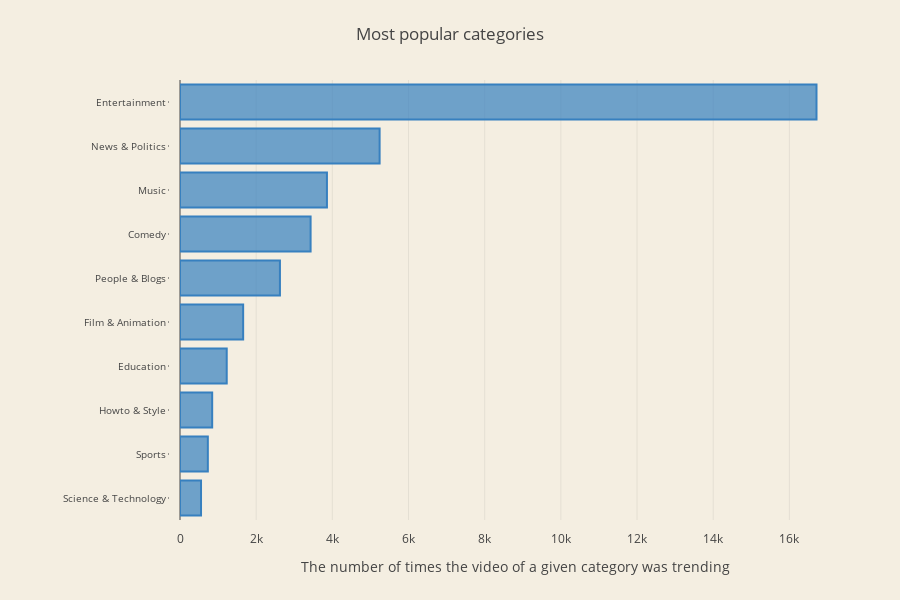

The cell this chart's notebook holds for it:
### Code cell
# This chart illustrates the most popular categories depending upon the number of times the video of given category was trending.


max_title_length_youtube_videos = 30
number_of_creators = 10

top_creators = df.groupby(['category'])['category'].agg(
    {"code_count": len}).sort_values(
    "code_count", ascending=False
).head(number_of_creators).reset_index()

trace1 = go.Bar(
    y = [(x if len(x) <= max_title_length_youtube_videosmax_title_length else x[:max_title_length_youtube_videos] + "...") for x in top_creators.category.values][::-1],
    x = top_creators['code_count'].tolist()[::-1],
    name = "Top categories",
    orientation = 'h',
    marker=dict(
        color='rgba(55, 128, 191, 0.7)',
        line=dict(
            color='rgba(55, 128, 191, 1.0)',
            width=2,
        )
    ),
)

data = [trace1]

layout = go.Layout(
    title = 'Most popular categories',
    width=900,
    height=600,
    margin=go.Margin(
        l=180,
        r=50,
        b=80,
        t=80,
        pad=10
    ),
    paper_bgcolor='rgb(244, 238, 225)',
    plot_bgcolor='rgb(244, 238, 225)',
    yaxis = dict(
        anchor = 'x',
        rangemode='tozero',
        tickfont=dict(
            size=10
        ),
        ticklen=1
    ), 
    xaxis = dict(
        title= 'The number of times the video of a given category was trending',
        anchor = 'x',
        rangemode='tozero'
    ), 
    legend=dict(x=0.6, y=0.07)
)

fig = go.Figure(data=data, layout=layout)
py.iplot(fig)

### Figure 1 — Plotly figure (JSON) as saved in the notebook; plotly's stock layout.template omitted (floating-point values rounded to 4 significant figures)
{"data": [{"marker": {"color": "rgba(55, 128, 191, 0.7)", "line": {"color": "rgba(55, 128, 191, 1.0)", "width": 2}}, "name": "Top categories", "orientation": "h", "type": "bar", "uid": "e32e292b-932a-45a8-9bbb-4b1a60c8128d", "x": [552, 731, 845, 1227, 1658, 2624, 3429, 3858, 5241, 16712], "y": ["Science & Technology", "Sports", "Howto & Style", "Education", "Film & Animation", "People & Blogs", "Comedy", "Music", "News & Politics", "Entertainment"]}], "layout": {"height": 600, "legend": {"x": 0.6, "y": 0.07}, "margin": {"b": 80, "l": 180, "pad": 10, "r": 50, "t": 80}, "paper_bgcolor": "rgb(244, 238, 225)", "plot_bgcolor": "rgb(244, 238, 225)", "title": {"text": "Most popular categories"}, "width": 900, "xaxis": {"anchor": "x", "rangemode": "tozero", "title": {"text": "The number of times the video of a given category was trending"}}, "yaxis": {"anchor": "x", "rangemode": "tozero", "tickfont": {"size": 10}, "ticklen": 1}}}
